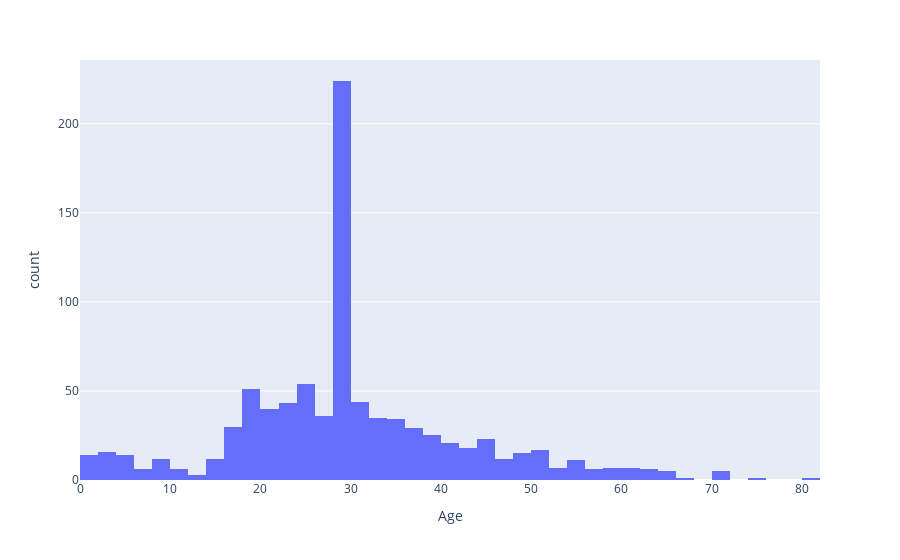

This figure's notebook cell:
### Code cell
#Age bases analysis
fig = px.histogram(df , x=df["Age"])
fig.show()

### Figure 1 — Plotly figure (JSON) as saved in the notebook; plotly's stock layout.template omitted (floating-point values rounded to 4 significant figures; data arrays with more than 128 entries replaced by an {"elided": "..."} marker saying what was removed)
{"data": [{"alignmentgroup": "True", "bingroup": "x", "hovertemplate": "Age=%{x}<br>count=%{y}<extra></extra>", "legendgroup": "", "marker": {"color": "#636efa", "pattern": {"shape": ""}}, "name": "", "offsetgroup": "", "orientation": "v", "showlegend": false, "type": "histogram", "x": {"elided": "891 float values"}, "xaxis": "x", "yaxis": "y"}], "layout": {"barmode": "relative", "legend": {"tracegroupgap": 0}, "margin": {"t": 60}, "xaxis": {"anchor": "y", "domain": [0, 1], "title": {"text": "Age"}}, "yaxis": {"anchor": "x", "domain": [0, 1], "title": {"text": "count"}}}}
